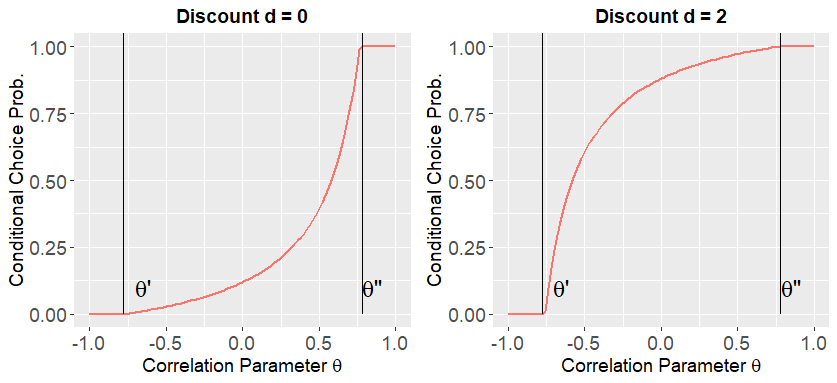

Source code (R):
rm(list = ls())
#setwd("C:/Users/Matteo/Desktop/RI/R-codes/R_Files")
setwd("~/GitHub/RI-MAMA/RI_DCM_Features")

source("RICBC_choice_sets_and_incentives.R")
source("RICBC_RI_SC_Choice.R")

set.seed(66)
library(ggplot2)
library(gridExtra)
library(latex2exp)

#preferences
beta.vec <- c(1, -1,1)

#processing cost
lambda <- 0.5

#Discount Scheme
rho <- c(2,0)
rho.prob <- rep(1, length(rho))/length(rho)

#correlation parameter
theta<-seq(-1,1,by=0.02)

#design matrix
X <- matrix(c(1,2,
              0,0), byrow = TRUE, ncol=2)

#creating space
condprobinside<-matrix(rep(0,length(theta)*length(rho)), ncol=length(rho))
condprobout<-matrix(rep(0,length(theta)*length(rho)), ncol=length(rho))


for (i in 1:length(theta)){

# Calculation of the states.
states.and.prior <- CreateStatesAndPrior(X, beta.vec, rho, rho.prob)
states.and.prior[[2]]<-c(1/2*(1+theta[i]),1/2*(1-theta[i]))

# RI Optimization with Shannon Costs
choice.probs.output <- CalcChoiceProbsUnderRIWithShannon(
  Omega = states.and.prior[[1]],
  mu = states.and.prior[[2]],
  lambda = lambda, 
  max.iter = 10^7,
  precision = 10^(-10))

condprobinside[i,]<-choice.probs.output$`State Dependent Choice Probabilities`[1,]
condprobout[i,]<-choice.probs.output$`State Dependent Choice Probabilities`[2,]

}

#Correlation<-rep(theta,2)
#Probs1<-as.vector(cbind(condprobinside[,1],condprobout[,1]))
#Probs2<-as.vector(cbind(condprobinside[,2],condprobout[,2]))
#type=c(rep("Inside",length(theta)),rep("Outside",length(theta)))
#g<-list("Correlation"=Correlation,"Probs1"=Probs1,"Probs2"=Probs2, "Type"=type)
#frame<-data.frame(g)


#test1<-ggplot(data=frame, aes(x=Correlation,y=Probs1, color=Type, linetype=Type))+
 # geom_line(size=1)+
  #labs(x="Correlation Parameter",y="Conditional Choice Prob. Discount=-2")+
  #theme(axis.text=element_text(size=8),
   #     axis.title=element_text(size=10,face="bold"),
    #    legend.title = element_blank(),
     #   legend.position = "top")+
  #scale_linetype_manual(values=c("solid","dashed"))+
  #scale_color_manual(values=c( "#F8766D","#00BFC4"))+
  #coord_cartesian( ylim = c(0, 1))


#test2<-ggplot(data=frame, aes(x=Correlation,y=Probs2, color=Type, linetype=Type))+
 # geom_line(size=1)+
  #labs(x="Correlation Parameter",y="Conditional Choice Prob. Discount= 0")+
  #theme(axis.text=element_text(size=8),
   #     axis.title=element_text(size=10,face="bold"),
    #    legend.title = element_blank(),
     #   legend.position = "top")+
  #scale_linetype_manual(values=c("solid","dashed"))+
  #scale_color_manual(values=c( "#F8766D","#00BFC4"))+
  #coord_cartesian( ylim = c(0, 1))


Correlation<-rep(theta,2)
Probs1<-condprobinside[,1]
Probs2<-condprobinside[,2]
g<-list("Correlation"=Correlation,"Probs1"=Probs1,"Probs2"=Probs2)
frame<-data.frame(g)


test1<-ggplot(data=frame, aes(x=Correlation,y=Probs1))+
  geom_line(size=1, color ="#F8766D")+
  ggtitle("Discount d = 2")+
  geom_segment( x=0.78, y =0,aes(xend=0.78, yend=1.5), size=0.6, color="black", linetype="solid")+
  geom_segment( x=-0.78, y =0,aes(xend=-0.78, yend=1.5), size=0.6, color="black", linetype="solid")+
  annotate("text", x=0.85, y=0.1, label= expression(paste(theta,"''")), size=6) +
  annotate("text", x=-0.65, y=0.1, label= expression(paste(theta,"'")), size=6) +
  labs( x="Correlation Parameter"~theta,y="Conditional Choice Prob.")+
  #labs( x=bquote(bold("Correlation Parameter"~theta)),y="Conditional Choice Prob.")+
  theme(axis.text=element_text(size=14),
        axis.title=element_text(size=14),
        legend.title = element_blank(),
        legend.position = "top",
        plot.title = element_text(hjust = 0.5, size=14, face = "bold"))+
  coord_cartesian( ylim = c(0, 1))


test2<-ggplot(data=frame, aes(x=Correlation,y=Probs2))+
  geom_line(size=1, color ="#F8766D")+
  geom_segment( x=0.78, y =0,aes(xend=0.78, yend=1.5), size=0.6, color="black", linetype="solid")+
  geom_segment( x=-0.78, y =0,aes(xend=-0.78, yend=1.5), size=0.6, color="black", linetype="solid")+
  annotate("text", x=0.85, y=0.1, label= expression(paste(theta,"''")), size=6) +
  annotate("text", x=-0.65, y=0.1, label= expression(paste(theta,"'")), size=6) +
  ggtitle("Discount d = 0")+
  labs( x="Correlation Parameter"~theta,y="Conditional Choice Prob.")+
  #labs(title = "Discount d=0" , x=bquote(bold("Correlation Parameter"~theta)),
  #    y="Conditional Choice Prob.")+
  theme(axis.text=element_text(size=14),
        axis.title=element_text(size=14),
        legend.title = element_blank(),
        legend.position = "top",
        plot.title = element_text(hjust = 0.5, size=14, face = "bold"))+
  coord_cartesian( ylim = c(0, 1))

windows(height=4, width=10)
par(mfrow=c(1,2))
grid.arrange(test2,test1,ncol=2)
